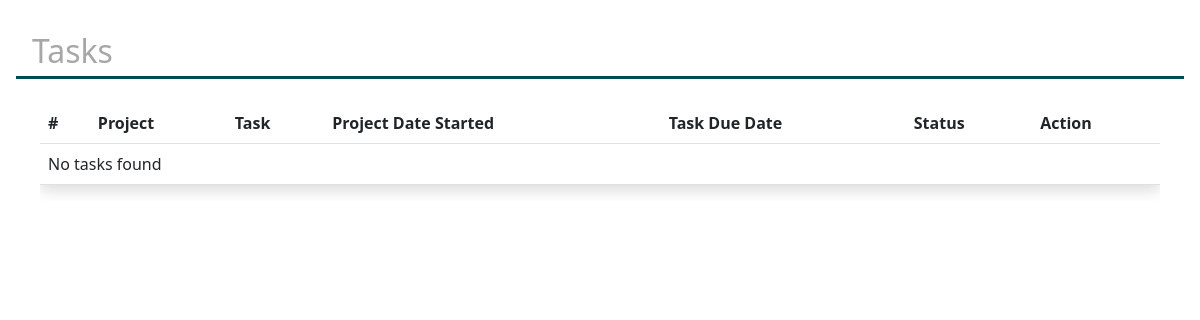
/containers/task.php, run on an earlier commit of the app's database.
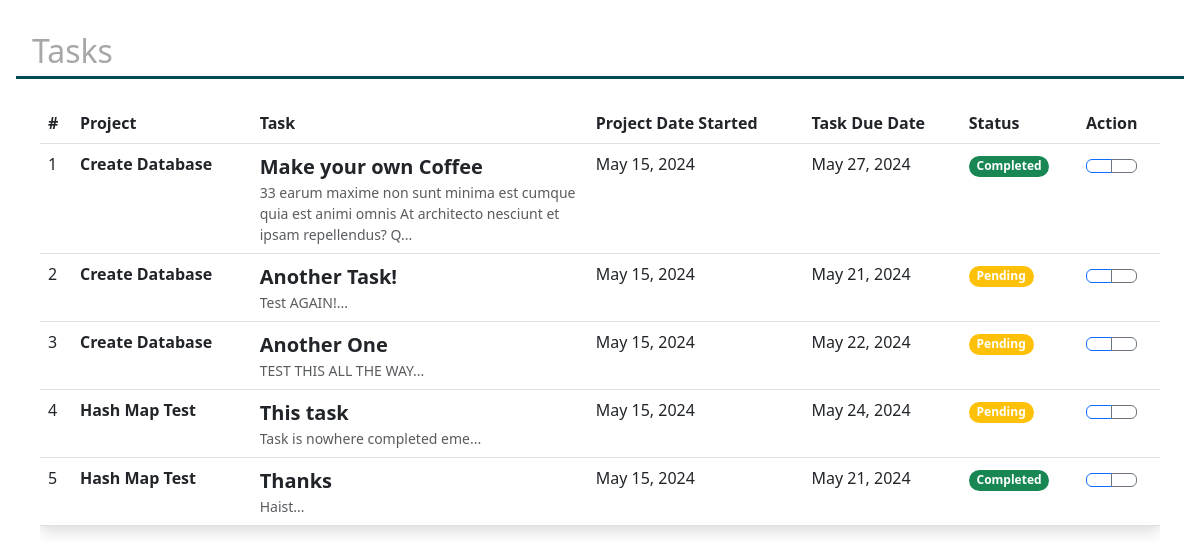
And on a later commit of the database.
### tables this page shows
CREATE TABLE `tasks` (
  `task_id` int(11) NOT NULL,
  `task_name` varchar(50) DEFAULT NULL,
  `project_id` int(6) DEFAULT NULL,
  `emp_id` int(6) DEFAULT NULL,
  `priority` enum('Low','Medium','High') DEFAULT NULL,
  `deadline` date DEFAULT NULL,
  `task_status` enum('Pending','Completed','Past-due') DEFAULT NULL,
  `task_description` mediumtext DEFAULT NULL
);

CREATE TABLE `projects` (
  `project_id` int(6) NOT NULL,
  `project_name` varchar(50) NOT NULL,
  `start_date` date NOT NULL,
  `end_date` date NOT NULL,
  `project_manager` int(6) DEFAULT NULL,
  `project_status` enum('Active','Completed','On Hold') NOT NULL,
  `proj_description` mediumtext DEFAULT NULL
);

### containers/task.php (the view, shortened to what this page needs)
<?php
include "dbConnect.php";
?>
<!DOCTYPE html>
<html lang="en">
<head>
    <link rel="stylesheet" href="/styles/dashboard.css">
    <link href="https://cdn.jsdelivr.net/npm/bootstrap@5.3.0/dist/css/bootstrap.min.css" rel="stylesheet">
</head>
<body>
    <div class="body p-3">
        <section class="pageTitle1 p-3">
            <h2>Tasks</h2>
        </section>
        <div class="separator"></div>
        <section class="p-4">
            <div class="table-responsive">
                <table class="table datatable">
                    <thead class="thead-dark">
                        <tr>
                            <th scope="col">#</th>
                            <th scope="col">Project</th>
                            <th scope="col">Task</th>
                            <th scope="col">Project Date Started</th>
                            <th scope="col">Task Due Date</th>
                            <th scope="col">Status</th>
                            <th scope="col">Action</th>
                        </tr>
                    </thead>
                    <tbody id="addData">
                        <?php
                        $sql = "SELECT t.task_id, t.task_name, t.task_description, t.deadline AS task_deadline,
                                   t.task_status, p.project_name, p.start_date AS project_start_date
                            FROM tasks t
                            LEFT JOIN projects p ON t.project_id = p.project_id";
                        $result = mysqli_query($conn, $sql);
                        if (mysqli_num_rows($result) > 0) {
                            $index = 1;
                            while ($row = mysqli_fetch_assoc($result)) {
                                $taskDescription = base64_decode($row['task_description']);
                                $plainTextDescription = strip_tags($taskDescription);
                                $shortDescription = substr($plainTextDescription, 0, 110) . '...';
                                echo "<tr>";
                                echo "<td>" . $index++ . "</td>";
                                echo "<td><strong>" . htmlspecialchars($row['project_name']) . "</strong></td>";
                                echo "<td class='project-column'><div><div class='fw-bold fs-5'>" . htmlspecialchars($row['task_name']) . "</div>
                                <div class='text-wrap text-muted small'>" . htmlspecialchars($shortDescription) . "</div>
                                </div></td>";
                                echo "<td>" . date('M d, Y', strtotime($row['project_start_date'])) . "</td>";
                                echo "<td>" . date('M d, Y', strtotime($row['task_deadline'])) . "</td>";
                                echo "<td>";
                                $status = htmlspecialchars($row['task_status']);
                                $badgeClass = '';
                                switch ($status) {
                                    case 'Completed':
                                        $badgeClass = 'bg-success';
                                        break;
                                    case 'Pending':
                                        $badgeClass = 'bg-warning';
                                        break;
                                }
                                echo "<span class='badge rounded-pill $badgeClass'>$status</span>";
                                echo "</td>";
                                echo "<td>
                                    <div class='btn-group'>
                                    <button type='button' class='taskviewbtn btn btn-outline-primary' data-task-id='" . $row['task_id'] . "'><i class='lni lni-eye'></i></button>
                                    <button type='button' class='taskeditbtn btn btn-outline-secondary' data-task-id='" . $row['task_id'] . "'><i class='bx bxs-edit'></i></button>
                                    </div>
                                </td>";
                                echo "</tr>";
                            }
                        } else {
                            echo "<tr><td colspan='7'>No tasks found</td></tr>";
                        }
                        ?>
                    </tbody>
                </table>
            </div>
        </section>
    </div>
</body>
</html>

What changed in the data, as far as the page shows it:
added tasks: project.project_name "Create Database", task_name "Make your own Coffee", task_description "33 earum maxime non sunt minima est cumque quia est animi omnis At architecto nesciunt et ipsam repellendus? Q...", project.start_date "May 15, 2024", deadline "May 27, 2024", task_status "Completed"
added tasks: project.project_name "Create Database", task_name "Another Task!", task_description "Test AGAIN!...", project.start_date "May 15, 2024", deadline "May 21, 2024", task_status "Pending"
added tasks: project.project_name "Create Database", task_name "Another One", task_description "TEST THIS ALL THE WAY...", project.start_date "May 15, 2024", deadline "May 22, 2024", task_status "Pending"
added tasks: project.project_name "Hash Map Test", task_name "This task", task_description "Task is nowhere completed eme...", project.start_date "May 15, 2024", deadline "May 24, 2024", task_status "Pending"
added tasks: project.project_name "Hash Map Test", task_name "Thanks", task_description "Haist...", project.start_date "May 15, 2024", deadline "May 21, 2024", task_status "Completed"
Also different on the page:
text no longer shown: "No tasks found"
